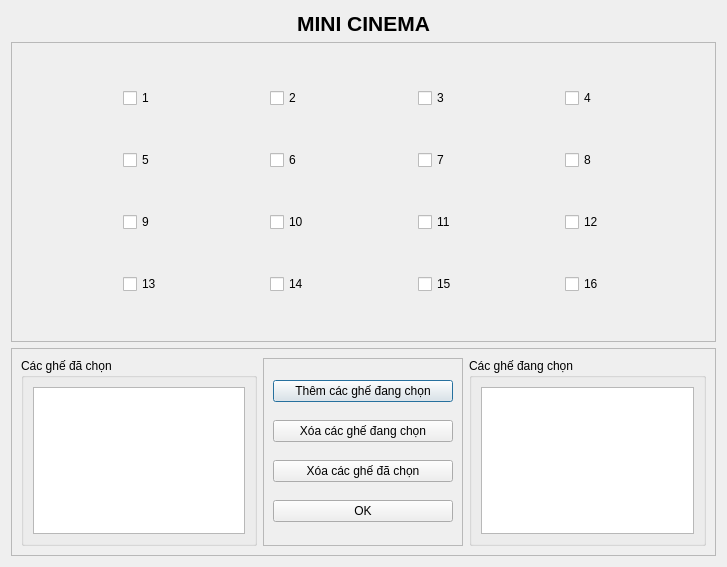
<?xml version="1.0" encoding="UTF-8"?>
<ui version="4.0">
 <class>Dialog</class>
 <widget class="QDialog" name="Dialog">
  <property name="geometry">
   <rect>
    <x>0</x>
    <y>0</y>
    <width>727</width>
    <height>567</height>
   </rect>
  </property>
  <property name="windowTitle">
   <string>Cinema Reservation</string>
  </property>
  <layout class="QVBoxLayout" name="verticalLayout">
   <item>
    <widget class="QLabel" name="label">
     <property name="font">
      <font>
       <pointsize>16</pointsize>
       <weight>75</weight>
       <bold>true</bold>
      </font>
     </property>
     <property name="text">
      <string>MINI CINEMA</string>
     </property>
     <property name="alignment">
      <set>Qt::AlignCenter</set>
     </property>
    </widget>
   </item>
   <item>
    <widget class="QFrame" name="frame">
     <property name="minimumSize">
      <size>
       <width>0</width>
       <height>300</height>
      </size>
     </property>
     <property name="frameShape">
      <enum>QFrame::StyledPanel</enum>
     </property>
     <property name="frameShadow">
      <enum>QFrame::Raised</enum>
     </property>
     <layout class="QGridLayout" name="gridLayout">
      <item row="0" column="2">
       <spacer name="horizontalSpacer_3">
        <property name="orientation">
         <enum>Qt::Horizontal</enum>
        </property>
        <property name="sizeHint" stdset="0">
         <size>
          <width>40</width>
          <height>20</height>
         </size>
        </property>
       </spacer>
      </item>
      <item row="3" column="3">
       <widget class="QCheckBox" name="checkBox_14">
        <property name="text">
         <string>14</string>
        </property>
       </widget>
      </item>
      <item row="3" column="5">
       <widget class="QCheckBox" name="checkBox_15">
        <property name="text">
         <string>15</string>
        </property>
       </widget>
      </item>
      <item row="2" column="5">
       <widget class="QCheckBox" name="checkBox_11">
        <property name="text">
         <string>11</string>
        </property>
       </widget>
      </item>
      <item row="2" column="7">
       <widget class="QCheckBox" name="checkBox_12">
        <property name="text">
         <string>12</string>
        </property>
       </widget>
      </item>
      <item row="3" column="7">
       <widget class="QCheckBox" name="checkBox_16">
        <property name="text">
         <string>16</string>
        </property>
       </widget>
      </item>
      <item row="0" column="3">
       <widget class="QCheckBox" name="checkBox_2">
        <property name="text">
         <string>2</string>
        </property>
       </widget>
      </item>
      <item row="0" column="5">
       <widget class="QCheckBox" name="checkBox_3">
        <property name="text">
         <string>3</string>
        </property>
       </widget>
      </item>
      <item row="0" column="0">
       <spacer name="horizontalSpacer">
        <property name="orientation">
         <enum>Qt::Horizontal</enum>
        </property>
        <property name="sizeHint" stdset="0">
         <size>
          <width>40</width>
          <height>20</height>
         </size>
        </property>
       </spacer>
      </item>
      <item row="0" column="7">
       <widget class="QCheckBox" name="checkBox_4">
        <property name="text">
         <string>4</string>
        </property>
       </widget>
      </item>
      <item row="0" column="1">
       <widget class="QCheckBox" name="checkBox_1">
        <property name="text">
         <string>1</string>
        </property>
       </widget>
      </item>
      <item row="0" column="8">
       <spacer name="horizontalSpacer_2">
        <property name="orientation">
         <enum>Qt::Horizontal</enum>
        </property>
        <property name="sizeHint" stdset="0">
         <size>
          <width>40</width>
          <height>20</height>
         </size>
        </property>
       </spacer>
      </item>
      <item row="0" column="6">
       <spacer name="horizontalSpacer_5">
        <property name="orientation">
         <enum>Qt::Horizontal</enum>
        </property>
        <property name="sizeHint" stdset="0">
         <size>
          <width>40</width>
          <height>20</height>
         </size>
        </property>
       </spacer>
      </item>
      <item row="1" column="3">
       <widget class="QCheckBox" name="checkBox_6">
        <property name="text">
         <string>6</string>
        </property>
       </widget>
      </item>
      <item row="1" column="1">
       <widget class="QCheckBox" name="checkBox_5">
        <property name="text">
         <string>5</string>
        </property>
       </widget>
      </item>
      <item row="0" column="4">
       <spacer name="horizontalSpacer_4">
        <property name="orientation">
         <enum>Qt::Horizontal</enum>
        </property>
        <property name="sizeHint" stdset="0">
         <size>
          <width>40</width>
          <height>20</height>
         </size>
        </property>
       </spacer>
      </item>
      <item row="2" column="3">
       <widget class="QCheckBox" name="checkBox_10">
        <property name="text">
         <string>10</string>
        </property>
       </widget>
      </item>
      <item row="3" column="1">
       <widget class="QCheckBox" name="checkBox_13">
        <property name="text">
         <string>13</string>
        </property>
       </widget>
      </item>
      <item row="2" column="1">
       <widget class="QCheckBox" name="checkBox_9">
        <property name="text">
         <string>9</string>
        </property>
       </widget>
      </item>
      <item row="1" column="7">
       <widget class="QCheckBox" name="checkBox_8">
        <property name="text">
         <string>8</string>
        </property>
       </widget>
      </item>
      <item row="1" column="5">
       <widget class="QCheckBox" name="checkBox_7">
        <property name="text">
         <string>7</string>
        </property>
       </widget>
      </item>
     </layout>
    </widget>
   </item>
   <item>
    <widget class="QFrame" name="frame_2">
     <property name="frameShape">
      <enum>QFrame::StyledPanel</enum>
     </property>
     <property name="frameShadow">
      <enum>QFrame::Raised</enum>
     </property>
     <layout class="QHBoxLayout" name="horizontalLayout">
      <item>
       <widget class="QGroupBox" name="groupBox">
        <property name="title">
         <string>Các ghế đã chọn</string>
        </property>
        <layout class="QHBoxLayout" name="horizontalLayout_2">
         <item>
          <widget class="QListWidget" name="listWidgetSelected">
           <property name="selectionMode">
            <enum>QAbstractItemView::MultiSelection</enum>
           </property>
          </widget>
         </item>
        </layout>
       </widget>
      </item>
      <item>
       <widget class="QFrame" name="frame_3">
        <property name="minimumSize">
         <size>
          <width>200</width>
          <height>100</height>
         </size>
        </property>
        <property name="frameShape">
         <enum>QFrame::StyledPanel</enum>
        </property>
        <property name="frameShadow">
         <enum>QFrame::Raised</enum>
        </property>
        <layout class="QVBoxLayout" name="verticalLayout_2">
         <item>
          <widget class="QPushButton" name="btnAddSlot">
           <property name="text">
            <string>Thêm các ghế đang chọn</string>
           </property>
          </widget>
         </item>
         <item>
          <widget class="QPushButton" name="btnClearSelecting">
           <property name="text">
            <string>Xóa các ghế đang chọn</string>
           </property>
          </widget>
         </item>
         <item>
          <widget class="QPushButton" name="btnClearSelected">
           <property name="text">
            <string>Xóa các ghế đã chọn</string>
           </property>
          </widget>
         </item>
         <item>
          <widget class="QPushButton" name="pushButton_4">
           <property name="text">
            <string>OK</string>
           </property>
          </widget>
         </item>
        </layout>
       </widget>
      </item>
      <item>
       <widget class="QGroupBox" name="groupBox_2">
        <property name="title">
         <string>Các ghế đang chọn</string>
        </property>
        <layout class="QHBoxLayout" name="horizontalLayout_3">
         <item>
          <widget class="QListWidget" name="listWidgetSelecting">
           <property name="selectionMode">
            <enum>QAbstractItemView::MultiSelection</enum>
           </property>
          </widget>
         </item>
        </layout>
       </widget>
      </item>
     </layout>
    </widget>
   </item>
  </layout>
 </widget>
 <resources/>
 <connections/>
</ui>
